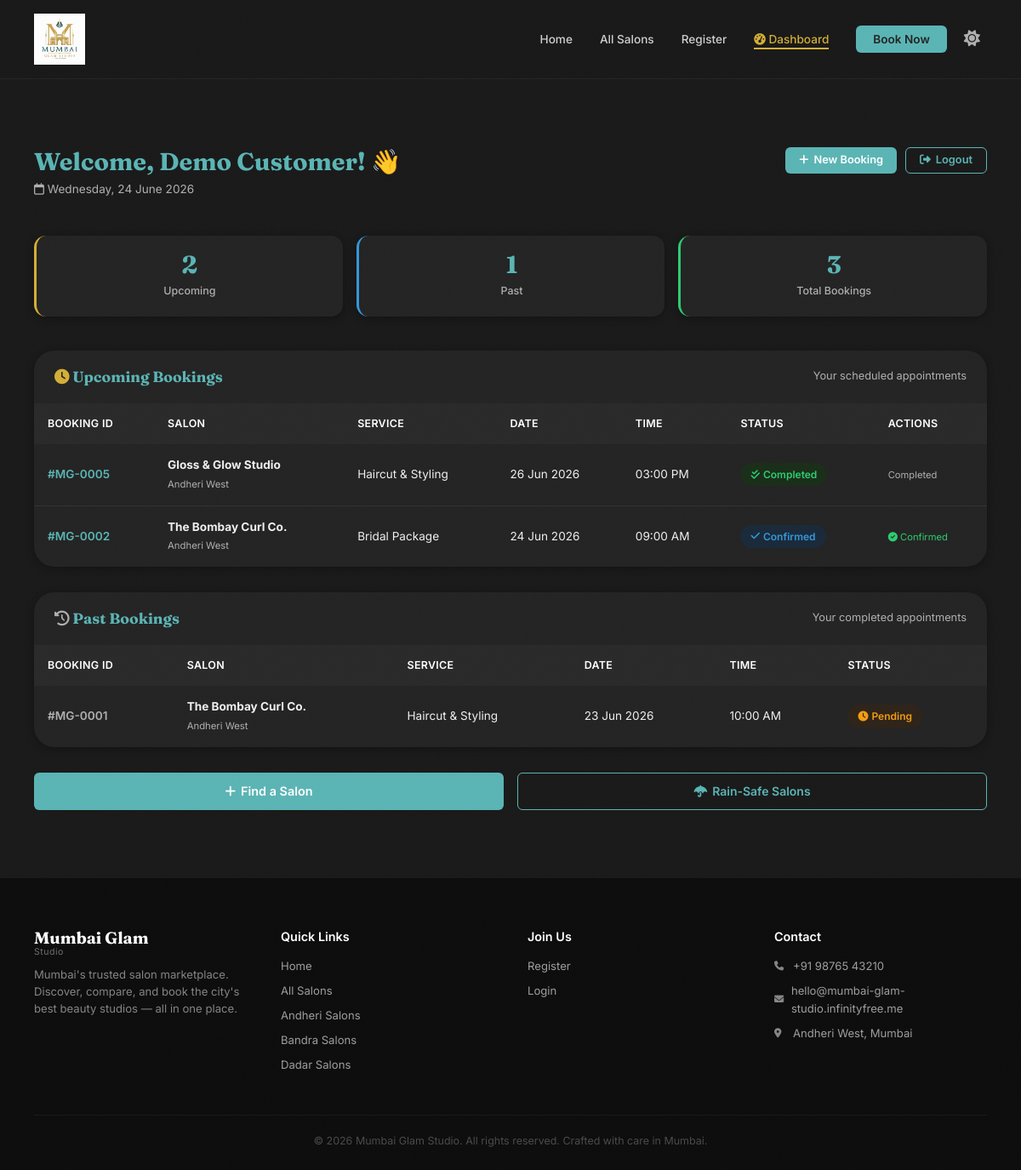
The page /customer_dashboard.php (signed in) on the database as committed earlier.
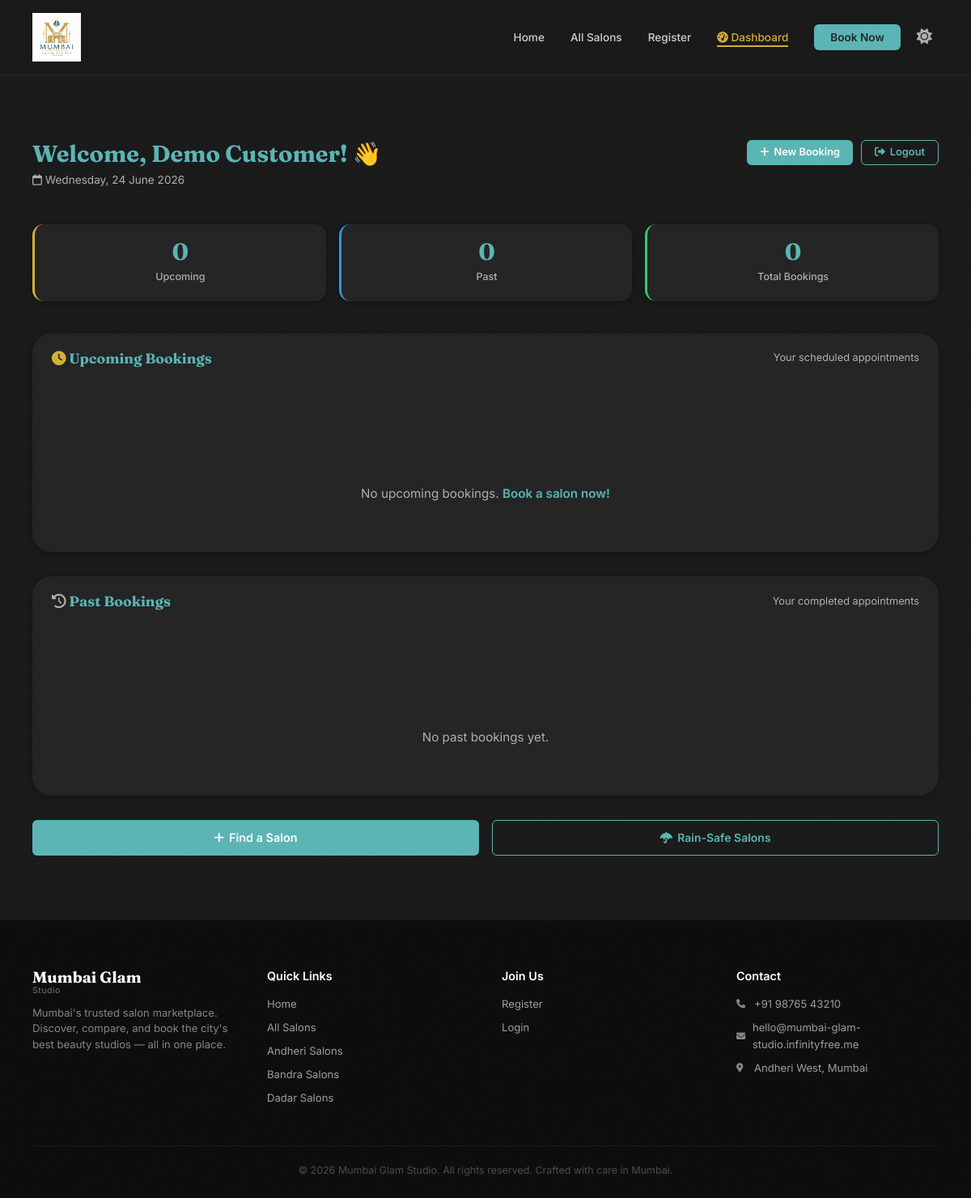
The same page on the database as committed later.
### tables this page shows
CREATE TABLE bookings (
    id INT AUTO_INCREMENT PRIMARY KEY,
    salon_id INT NOT NULL,
    customer_id INT NULL,
    service_type ENUM('haircut', 'bridal', 'mens') NOT NULL,
    booking_date DATE NOT NULL,
    time_slot VARCHAR(20) NOT NULL,
    customer_name VARCHAR(100) NOT NULL,
    customer_phone VARCHAR(15) NOT NULL,
    status ENUM('pending', 'confirmed', 'completed') DEFAULT 'pending',
    created_at TIMESTAMP DEFAULT CURRENT_TIMESTAMP,
    FOREIGN KEY (salon_id) REFERENCES salons(id) ON DELETE CASCADE,
    FOREIGN KEY (customer_id) REFERENCES customers(id) ON DELETE SET NULL
);

CREATE TABLE salons (
    id INT AUTO_INCREMENT PRIMARY KEY,
    name VARCHAR(120) NOT NULL,
    locality VARCHAR(100) NOT NULL,
    address VARCHAR(255) NOT NULL,
    rating DECIMAL(2,1) DEFAULT 0.0,
    review_count INT DEFAULT 0,
    avg_rating DECIMAL(2,1) DEFAULT 0.0,
    price_min INT DEFAULT 0,
    price_max INT DEFAULT 0,
    rain_safe TINYINT(1) DEFAULT 0,
    verified TINYINT(1) DEFAULT 0,
    is_admin TINYINT(1) DEFAULT 0,
    tagline VARCHAR(255) DEFAULT NULL,
    description TEXT NULL,
    services TEXT NULL,
    working_hours VARCHAR(255) NULL,
    contact_phone VARCHAR(20) NULL,
    contact_email VARCHAR(100) NULL,
    website VARCHAR(255) NULL,
    established_year YEAR NULL,
    facilities TEXT NULL,
    username VARCHAR(50) UNIQUE NOT NULL,
    password VARCHAR(255) NOT NULL,
    created_at TIMESTAMP DEFAULT CURRENT_TIMESTAMP
);

### config.php (called while the page is built, shortened)
<?php
function formatService($type) {
    switch($type) {
        case 'haircut':
            return 'Haircut & Styling';
        case 'bridal':
            return 'Bridal Package';
    }
}

### customer_dashboard.php (the view, shortened to what the changed rows need)
<?php
require_once 'config.php';
$customerId = $_SESSION['customer_id'];
$customerName = $_SESSION['customer_name'];
$conn = getDB();
$stmt = $conn->prepare("
    SELECT
        b.*,
        s.name as salon_name,
        s.locality as salon_locality,
        s.address as salon_address
    FROM bookings b
    JOIN salons s ON b.salon_id = s.id
    WHERE b.customer_id = ?
    ORDER BY b.booking_date DESC, b.time_slot ASC
");
$stmt->bind_param("i", $customerId);
$stmt->execute();
$bookingsResult = $stmt->get_result();
$upcomingBookings = [];
$pastBookings = [];
$today = date('Y-m-d');
while ($b = $bookingsResult->fetch_assoc()) {
    if ($b['booking_date'] >= $today) {
        $upcomingBookings[] = $b;
    } else {
        $pastBookings[] = $b;
    }
}
?>
<!DOCTYPE html>
<html lang="en" data-theme="dark">
<head>
    <?php require_once 'includes/header.php'; ?>
</head>
<body>
<section class="dashboard">
    <div class="container">
        <div class="dashboard-header">
            <div class="dashboard-welcome">
                <div>
                    <h2>Welcome, <?php echo htmlspecialchars($customerName); ?>! 👋</h2>
                </div>
            </div>
        </div>
        <div class="dashboard-stats">
            <div class="stat-card gold-border">
                <div class="stat-val"><?php echo count($upcomingBookings); ?></div>
                <div class="stat-lbl">Upcoming</div>
            </div>
            <div class="stat-card blue-border">
                <div class="stat-val"><?php echo count($pastBookings); ?></div>
                <div class="stat-lbl">Past</div>
            </div>
            <div class="stat-card green-border">
                <div class="stat-val"><?php echo count($upcomingBookings) + count($pastBookings); ?></div>
                <div class="stat-lbl">Total Bookings</div>
            </div>
        </div>
        <div class="bookings-table-wrap" style="margin-bottom:30px;">
            <?php if (empty($upcomingBookings)): ?>
            <div class="empty-state">
                <i class="far fa-calendar-check"></i>
                <p>No upcoming bookings. <a href="salons.php" style="color:var(--teal); font-weight:600;">Book a salon now!</a></p>
            </div>
            <?php else: ?>
            <table class="bookings-table">
                <thead>
                    <tr>
                        <th>Booking ID</th>
                        <th>Salon</th>
                        <th>Service</th>
                        <th>Date</th>
                        <th>Time</th>
                        <th>Status</th>
                        <th>Actions</th>
                    </tr>
                </thead>
                <tbody>
                    <?php foreach ($upcomingBookings as $b): ?>
                    <tr>
                        <td style="font-weight:600; color:var(--teal);">#MG-<?php echo str_pad($b['id'], 4, '0', STR_PAD_LEFT); ?></td>
                        <td>
                            <strong><?php echo htmlspecialchars($b['salon_name']); ?></strong>
                            <br><small style="color:var(--charcoal-muted);"><?php echo htmlspecialchars($b['salon_locality']); ?></small>
                        </td>
                        <td><?php echo formatService($b['service_type']); ?></td>
                        <td><?php echo date('d M Y', strtotime($b['booking_date'])); ?></td>
                        <td><?php echo htmlspecialchars($b['time_slot']); ?></td>
                        <td>
                            <span class="status-badge status-<?php echo $b['status']; ?>">
                                <i class="fas fa-<?php echo $b['status'] === 'pending' ? 'clock' : ($b['status'] === 'confirmed' ? 'check' : 'check-double'); ?>"></i>
                                <?php echo ucfirst($b['status']); ?>
                            </span>
                        </td>
                        <td>
                            <?php if ($b['status'] === 'pending'): ?>
                            <span style="font-size:0.7rem; color:var(--charcoal-muted);">Awaiting confirmation</span>
                            <?php elseif ($b['status'] === 'confirmed'): ?>
                            <span style="font-size:0.7rem; color:var(--success);"><i class="fas fa-check-circle"></i> Confirmed</span>
                            <?php else: ?>
                            <span style="font-size:0.7rem; color:var(--charcoal-muted);">Completed</span>
                            <?php endif; ?>
                        </td>
                    </tr>
                    <?php endforeach; ?>
                </tbody>
            </table>
            <?php endif; ?>
        </div>
        <div class="bookings-table-wrap">
            <?php if (empty($pastBookings)): ?>
            <div class="empty-state">
                <i class="far fa-calendar-xmark"></i>
                <p>No past bookings yet.</p>
            </div>
            <?php else: ?>
            <table class="bookings-table">
                <thead>
                    <tr>
                        <th>Booking ID</th>
                        <th>Salon</th>
                        <th>Service</th>
                        <th>Date</th>
                        <th>Time</th>
                        <th>Status</th>
                    </tr>
                </thead>
                <tbody>
                    <?php foreach ($pastBookings as $b): ?>
                    <tr>
                        <td style="font-weight:600; color:var(--charcoal-muted);">#MG-<?php echo str_pad($b['id'], 4, '0', STR_PAD_LEFT); ?></td>
                        <td>
                            <strong><?php echo htmlspecialchars($b['salon_name']); ?></strong>
                            <br><small style="color:var(--charcoal-muted);"><?php echo htmlspecialchars($b['salon_locality']); ?></small>
                        </td>
                        <td><?php echo formatService($b['service_type']); ?></td>
                        <td><?php echo date('d M Y', strtotime($b['booking_date'])); ?></td>
                        <td><?php echo htmlspecialchars($b['time_slot']); ?></td>
                        <td>
                            <span class="status-badge status-<?php echo $b['status']; ?>">
                                <i class="fas fa-<?php echo $b['status'] === 'pending' ? 'clock' : ($b['status'] === 'confirmed' ? 'check' : 'check-double'); ?>"></i>
                                <?php echo ucfirst($b['status']); ?>
                            </span>
                        </td>
                    </tr>
                    <?php endforeach; ?>
                </tbody>
            </table>
            <?php endif; ?>
        </div>
    </div>
</section>
</body>
</html>

Rows that differ between the two databases and show on the page:
removed bookings: id "0005", salon.name "Gloss & Glow Studio", salon.locality "Andheri West", service_type "Haircut & Styling", booking_date "26 Jun 2026", time_slot "03:00 PM", status "Completed", shown under "Upcoming Bookings"
removed bookings: id "0002", salon.name "The Bombay Curl Co.", salon.locality "Andheri West", service_type "Bridal Package", booking_date "24 Jun 2026", time_slot "09:00 AM", status "Confirmed", shown under "Upcoming Bookings"
removed bookings: id "0001", salon.name "The Bombay Curl Co.", salon.locality "Andheri West", service_type "Haircut & Styling", booking_date "23 Jun 2026", time_slot "10:00 AM", status "Pending", shown under "Past Bookings"
Other text that changed with them:
count($upcomingBookings): "2" → "0"
count($pastBookings): "1" → "0"
count($upcomingBookings) + count($pastBookings): "3" → "0"
text no longer shown: "BOOKING ID SALON SERVICE DATE TIME STATUS ACTIONS BOOKING ID SALON SERVICE DATE TIME STATUS"
text now shown: "No upcoming bookings. Book a salon now! No past bookings yet."
